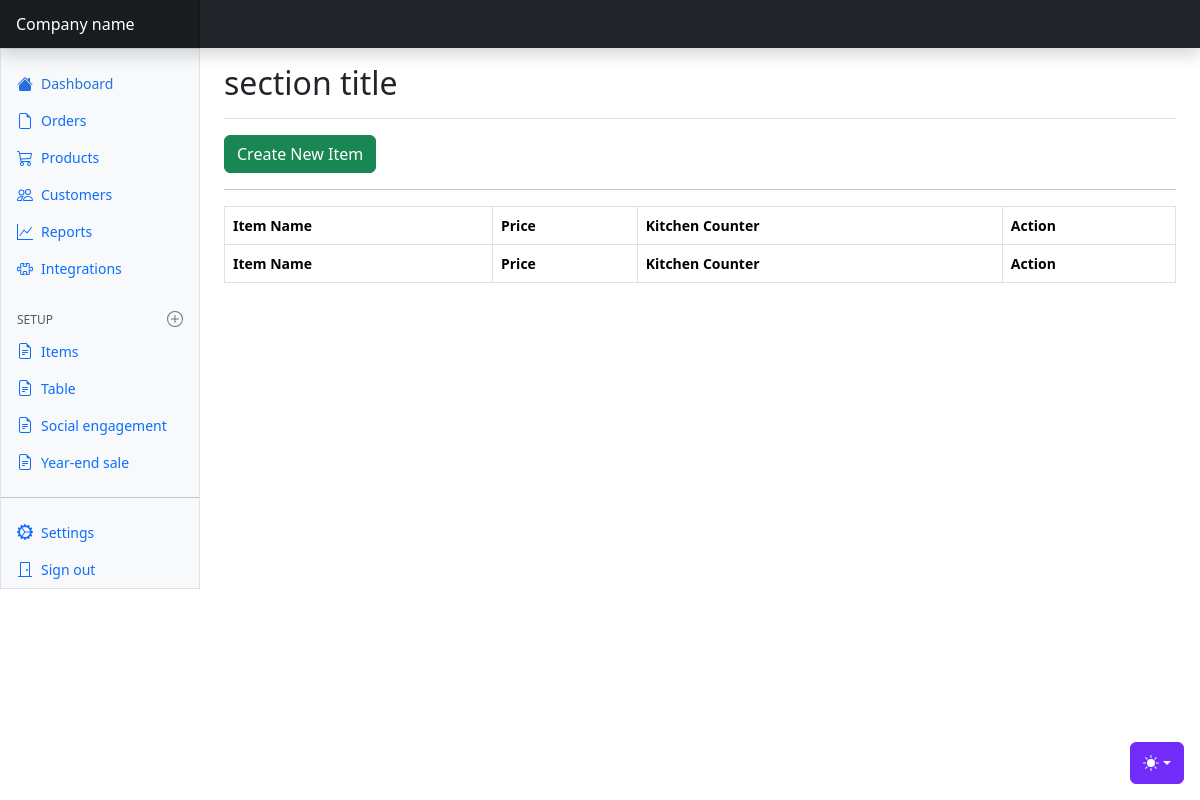
The page /itemlist/ on the database as committed earlier.
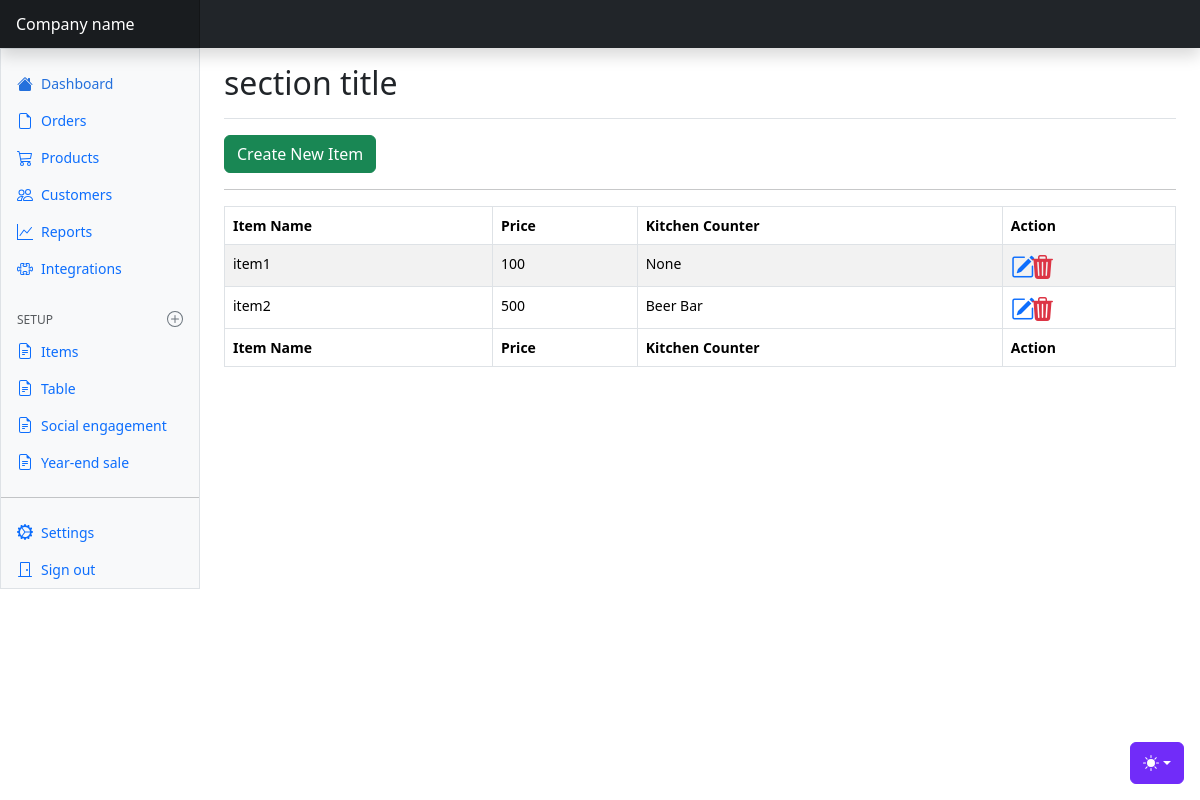
The same page on the database as committed later.
### myapp/models.py (models this page shows, shortened)
class item(models.Model):
    item_name = models.CharField(max_length=200)
    sale_price = models.PositiveIntegerField(default=0)
    kitchen = models.ForeignKey(kitchen_counter, on_delete=models.CASCADE, blank=True, null=True)
    out_of_order = models.BooleanField(default=False)
    active_status = models.BooleanField(default=True)

class kitchen_counter(models.Model):
    counter_name = models.CharField(max_length=100)
    def __str__(self):
        return self.counter_name

### myapp/views.py (the view, shortened to what this page needs)
# urls.py: path('itemlist/', itemlist.as_view(), name= 'itemlist'),
class itemlist(View):
    def get(self, request):
        items = item.objects.all()
        form = itemcreateform()
        context = {'items':items, 'form':form}
        return render(request, 'itemlist.html', context)

### templates/itemlist.html (shortened to what this page needs)
{% extends 'index.html' %}
{% block content %}
<div class="mb-30">
<button type="button" class="btn btn-success" data-bs-toggle="modal" data-bs-target="#exampleModal">
  Create New Item
</button>
</div>
<hr>
<div class="table-responsive small">
        <table id="itemlist" class="table table-striped table-bordered" style="width:100%">
                <thead>
                        <tr>
                         <th>Item Name</th>
                          <th>Price</th>
                          <th>Kitchen Counter</th>
                          <th>Action</th>
                        </tr>
                </thead>
                <tbody>
                        {% for i in items %}
                        <tr>
                         <td>{{i.item_name}}</td>
                         <td>{{i.sale_price}}</td>
                         <td>{{i.kitchen}}</td>
                         <td>
                                <i class="bi bi-pencil-square text-primary h4"></i>
                                 <i class="bi bi-trash3-fill text-danger h4"></i>
                         </td>
                        </tr>
                        {% endfor %}
                </tbody>
                <tfoot>
                 <tr>
                         <th>Item Name</th>
                          <th>Price</th>
                          <th>Kitchen Counter</th>
                          <th>Action</th>
                        </tr>
         </tfoot> </table>
</div>
{% endblock content %}

Rows that differ between the two databases and show on the page:
added item: item_name "item1", sale_price "100", kitchen "None"
added item: item_name "item2", sale_price "500", kitchen "Beer Bar"
